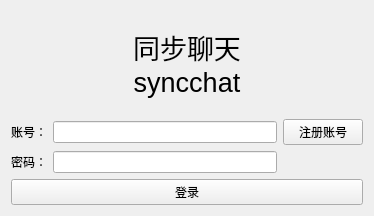
<?xml version="1.0" encoding="UTF-8"?>
<ui version="4.0">
 <class>WinLogin</class>
 <widget class="QWidget" name="WinLogin">
  <property name="geometry">
   <rect>
    <x>0</x>
    <y>0</y>
    <width>374</width>
    <height>216</height>
   </rect>
  </property>
  <property name="windowTitle">
   <string>登录</string>
  </property>
  <layout class="QVBoxLayout" name="verticalLayout_2">
   <item>
    <widget class="QLabel" name="label">
     <property name="font">
      <font>
       <pointsize>20</pointsize>
      </font>
     </property>
     <property name="text">
      <string>同步聊天
syncchat</string>
     </property>
     <property name="alignment">
      <set>Qt::AlignCenter</set>
     </property>
    </widget>
   </item>
   <item>
    <layout class="QVBoxLayout" name="verticalLayout">
     <item>
      <layout class="QGridLayout" name="gridLayout">
       <item row="0" column="1">
        <widget class="QLineEdit" name="userid"/>
       </item>
       <item row="1" column="1">
        <widget class="QLineEdit" name="pw"/>
       </item>
       <item row="0" column="0">
        <widget class="QLabel" name="label_2">
         <property name="text">
          <string>账号：</string>
         </property>
        </widget>
       </item>
       <item row="1" column="0">
        <widget class="QLabel" name="label_3">
         <property name="text">
          <string>密码：</string>
         </property>
        </widget>
       </item>
       <item row="0" column="2">
        <widget class="QPushButton" name="btn_signup">
         <property name="text">
          <string>注册账号</string>
         </property>
        </widget>
       </item>
      </layout>
     </item>
     <item>
      <widget class="QPushButton" name="btn_login">
       <property name="text">
        <string>登录</string>
       </property>
      </widget>
     </item>
    </layout>
   </item>
  </layout>
 </widget>
 <resources/>
 <connections/>
</ui>
